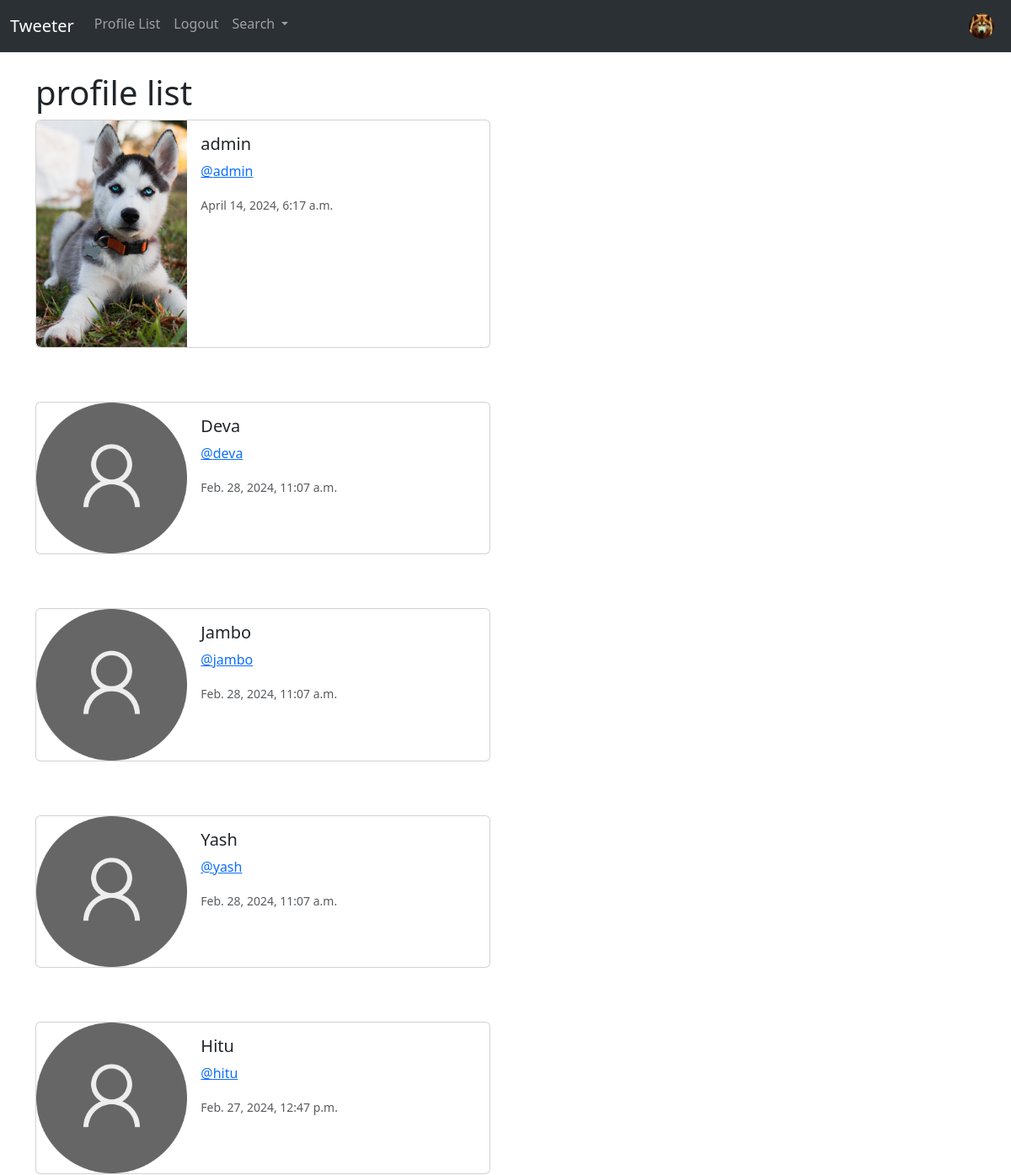
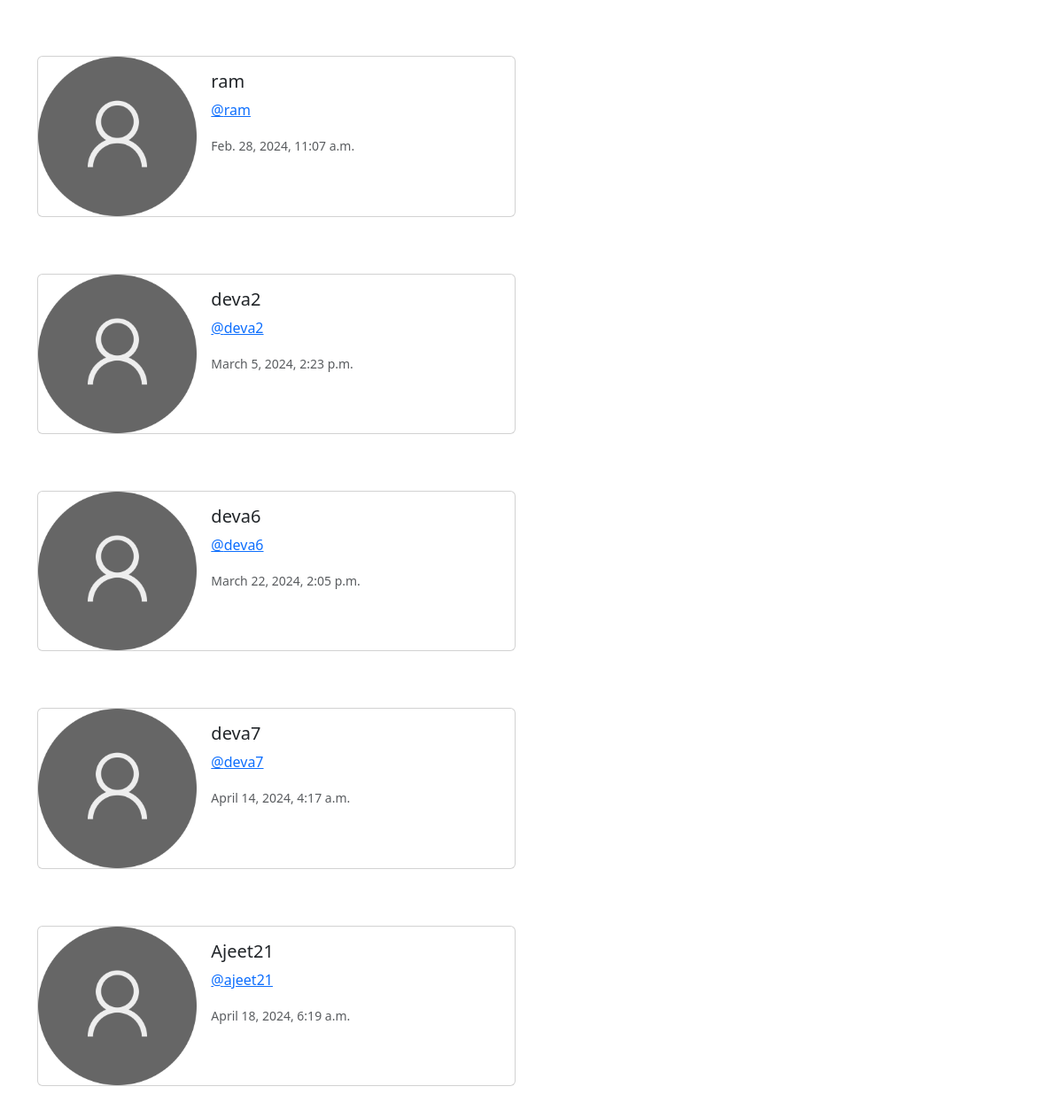
The page /profile-list/ (signed in) on the database its author committed (2 pictures, top to bottom).
### musker/models.py (models this page shows, shortened)
class Profile(models.Model):
    user = models.OneToOneField(User, on_delete=models.CASCADE)
    follows = models.ManyToManyField(
        "self", related_name="followed_by", symmetrical=False, blank=True
    )
    profile_image = models.ImageField(null=True,blank=True,upload_to='images/')
    date_modified = models.DateTimeField(User, auto_now=True, auto_now_add=False)
    profile_bio = models.CharField(null=True,blank=True, max_length=100)
    portfolio_link = models.CharField(null=True,blank=True, max_length=100)
    facebook_link = models.CharField(null=True,blank=True, max_length=100)
    twitter_link = models.CharField(null=True,blank=True, max_length=100)
    instagram_link = models.CharField(null=True,blank=True, max_length=100)
    linkedin_link = models.CharField(null=True,blank=True, max_length=100)

### musker/views.py (the view)
# urls.py: path('profile-list/',views.profile_list,name='profile_list'),
def profile_list(request):
    if request.user.is_authenticated:
        profiles = Profile.objects.exclude(user=request.user)
        return render(request, 'profile_list.html',{"profiles":profiles})
    else:
        messages.error(request,("Error: You need to login first"))
        return redirect('home')

### templates/profile_list.html (shortened to what this page needs)
{% extends 'base.html' %}
{% load static %}
{% block container %}
<h1>profile list</h1>
{% if profiles %}
    {% for i  in profiles %}
    <div class="card mb-3" style="max-width: 540px;">
        <div class="row g-0">
          <div class="col-md-4">
            {% if i.profile_image %}
            <img src="{{i.profile_image.url}}" class="img-fluid rounded-start" width="200"  height="200" alt="{{i.user.username}}">
            {% else %}
            <img src="{% static 'images/user_img.png' %}" class="img-fluid rounded-start" alt="...">
            {% endif %}
          </div>
          <div class="col-md-8">
            <div class="card-body">
              <h5 class="card-title">{{i.user.username}}</h5>
              <p><a href="{% url 'profile' i.user.id%}">@{{i.user.username | lower}}</a> </p>
              <p class="card-text"><small class="text-body-secondary">{{i.date_modified}}</small></p>
            </div>
          </div>
        </div>
      </div>
    <br> <br>
    {% endfor %}
{% endif %}
{% endblock container %}

### templates/navbar.html (shortened to what this page needs)
{% load static %}
<nav class="navbar navbar-expand-lg bg-body-tertiary" data-bs-theme="dark">
    <div class="container-fluid">
      <a class="navbar-brand" href="{% url 'home' %}">Tweeter</a>
      <div class="collapse navbar-collapse " id="navbarSupportedContent">
        <ul class="navbar-nav me-auto mb-2 mb-lg-0 w-100" >
          <li class="nav-item">
            <a class="nav-link" href="{% url 'profile_list' %}">Profile List</a>
          </li>
          {% if request.user.is_authenticated %}
          <li class="nav-item">
            <a class="nav-link" href="{% url 'logout' %}">Logout</a>
          </li>
          {% endif %}
          <li class="nav-item dropdown">
            <a class="nav-link dropdown-toggle" href="#" id="navbarDropdown" role="button" data-toggle="dropdown" aria-haspopup="true" aria-expanded="false" >
              Search
            </a>
          </li>
          {% if request.user.is_authenticated %}
            <ul class="navbar-nav ms-auto">
              <li class="nav-item">
                <a class="nav-link" href="{% url 'profile' request.user.id %}">
                  {% if user.profile.profile_image %}
                    <img src="{{user.profile.profile_image.url}}" alt="Profile Image" class="rounded-circle" widthh="30" height="30">
                    {% else %}
                    <img src="{% static 'images/user_img.png' %}" alt="Profile Image" class="rounded-circle" widthh="30" height="30">
                  {% endif %}
                </a>
            </li>
            </ul>
          {% endif %}
        </ul>
      </div>
    </div>
  </nav>

### rows shown on the page
Profile: profile_image (picture), user.username "admin", date_modified "April 14, 2024, 6:17 a.m."
Profile: user.username "Deva", user.username "deva", date_modified "Feb. 28, 2024, 11:07 a.m."
Profile: user.username "Jambo", user.username "jambo", date_modified "Feb. 28, 2024, 11:07 a.m."
Profile: user.username "Yash", user.username "yash", date_modified "Feb. 28, 2024, 11:07 a.m."
Profile: user.username "Hitu", user.username "hitu", date_modified "Feb. 27, 2024, 12:47 p.m."
Profile: user.username "ram", date_modified "Feb. 28, 2024, 11:07 a.m."
Profile: user.username "deva2", date_modified "March 5, 2024, 2:23 p.m."
Profile: user.username "deva6", date_modified "March 22, 2024, 2:05 p.m."
Profile: user.username "deva7", date_modified "April 14, 2024, 4:17 a.m."
Profile: user.username "Ajeet21", user.username "ajeet21", date_modified "April 18, 2024, 6:19 a.m."
